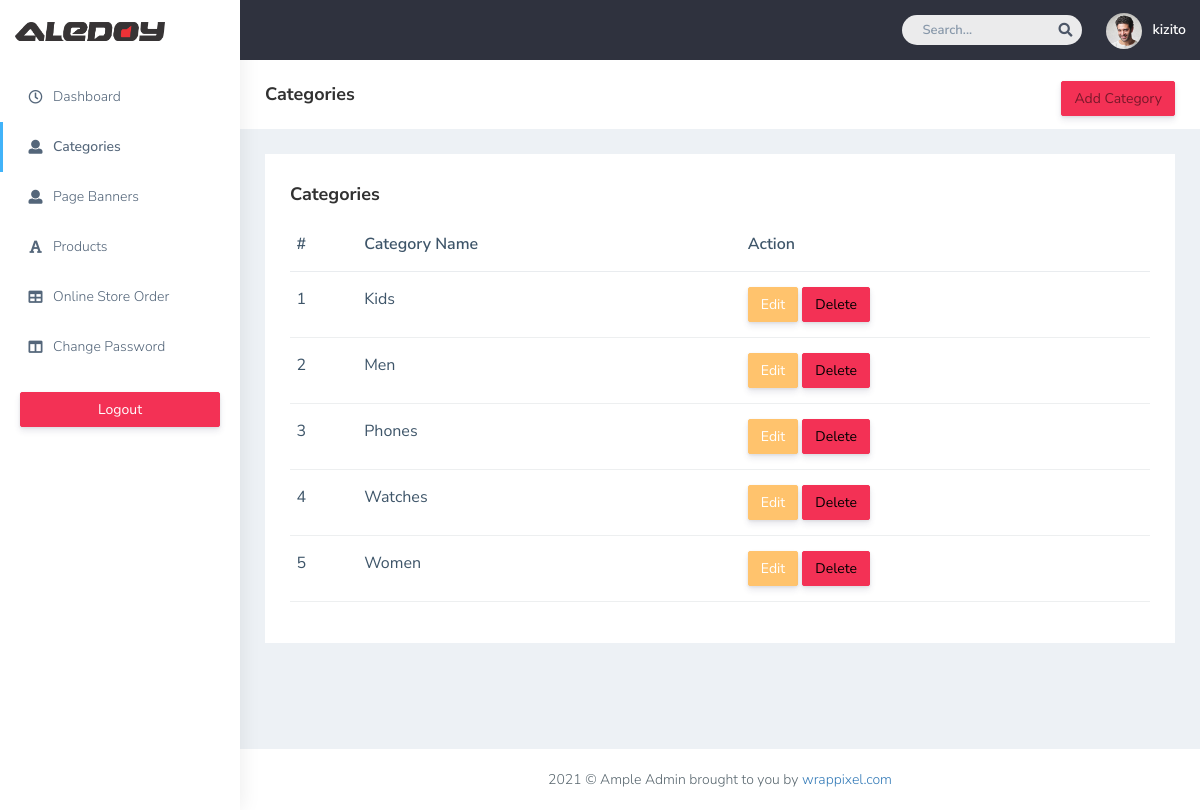
/admin/categories.php (signed in), run on the app's committed database.
### tables this page shows
CREATE TABLE `categories` (
  `id` int(6) UNSIGNED NOT NULL,
  `cat_name` varchar(80) DEFAULT NULL
);

### admin/categories.php (the view, shortened to what this page needs)
<!DOCTYPE html>
<html dir="ltr" lang="en">
<head>
   <link href="css/style.min.css" rel="stylesheet">
</head>
<body>
    <div id="main-wrapper" data-layout="vertical" data-navbarbg="skin5" data-sidebartype="full"
        data-sidebar-position="absolute" data-header-position="absolute" data-boxed-layout="full">
        <header class="topbar" data-navbarbg="skin5">
            <nav class="navbar top-navbar navbar-expand-md navbar-dark">
                <div class="navbar-header" data-logobg="skin6">
                    <a class="navbar-brand" href="dashboard.php">
                        <span class="logo-text">
                            <img src="plugins/images/Aledoy_Logo.png" style="width: 150px;" alt="homepage" />
                        </span>
                    </a>
                </div>
                <div class="navbar-collapse collapse" id="navbarSupportedContent" data-navbarbg="skin5">
                    <ul class="navbar-nav ms-auto d-flex align-items-center">
                        <li class=" in">
                            <form role="search" class="app-search d-none d-md-block me-3">
                                <input type="text" placeholder="Search..." class="form-control mt-0">
                                <a href="" class="active">
                                    <i class="fa fa-search"></i>
                                </a>
                            </form>
                        </li>
                        <li>
                            <a class="profile-pic" href="#">
                                <img src="plugins/images/users/varun.jpg" alt="user-img" width="36"
                                    class="img-circle"><span class="text-white font-medium"><?php echo $_SESSION['valid_user'] ?></span></a>
                        </li>
                    </ul>
                </div>
            </nav>
        </header>
        <aside class="left-sidebar" data-sidebarbg="skin6">
            <div class="scroll-sidebar">
                <?php include('sidenav.php'); ?>
            </div>
        </aside>
        <div class="page-wrapper">
            <div class="page-breadcrumb bg-white">
                <div class="row align-items-center">
                    <div class="col-lg-3 col-md-4 col-sm-4 col-xs-12">
                        <h4 class="page-title">Categories</h4>
                    </div>
                    <div class="col-lg-9 col-sm-8 col-md-8 col-xs-12">
                        <div class="d-md-flex">
                            <ol class="breadcrumb ms-auto">
                                <li><a href="add-category.php" class="fw-normal btn btn-danger">Add Category</a></li>
                            </ol>
                        </div>
                    </div>
                </div>
            </div>
            <div class="container-fluid">
                <div class="row">
                    <div class="col-sm-12">
                        <div class="white-box">
                            <h3 class="box-title">Categories</h3>
                            <div class="table-responsive">
                                <table class="table text-nowrap">
                                    <thead>
                                        <tr>
                                            <th class="border-top-0">#</th>
                                            <th class="border-top-0">Category Name</th>
                                            <th class="border-top-0">Action</th>
                                        </tr>
                                    </thead>
                                    <tbody>
                                    <?php
                                        include('connect.php');
                                        $query = "select * from categories";
                                        $result = mysqli_query($conn,$query);
                                        $num = mysqli_num_rows($result);
                                        for($i=0; $i<$num; $i++)
                                        {
                                            $row = mysqli_fetch_array($result);
                                            $y = $i+1;
                                    ?>
                                        <tr>
                                            <td><?php echo $y; ?></td>
                                            <td><?php echo $row['cat_name']; ?></td>
                                            <td><a href="edit_category.php?id=<?php echo $row['id']; ?>" class="btn btn-warning">Edit</a> <a href="delete_category.php?id=<?php echo $row['id']; ?>" class="btn btn-danger" onclick="return confirm('Are you sure you want to delete this?');">Delete</a> </td>
                                        </tr>
                                        <?php
                                        }
                                        ?>
                                    </tbody>
                                </table>
                            </div>
                        </div>
                    </div>
                </div>
            </div>
            <footer class="footer text-center"> 2021 © Ample Admin brought to you by <a
                    href="https://www.wrappixel.com/">wrappixel.com</a>
            </footer>
        </div>
    </div>
</body>
</html>

### data on the page
categories: y "1", cat_name "Kids"
categories: y "2", cat_name "Men"
categories: y "3", cat_name "Phones"
categories: y "4", cat_name "Watches"
categories: y "5", cat_name "Women"

### other printed values
$_SESSION['valid_user'] "kizito"
